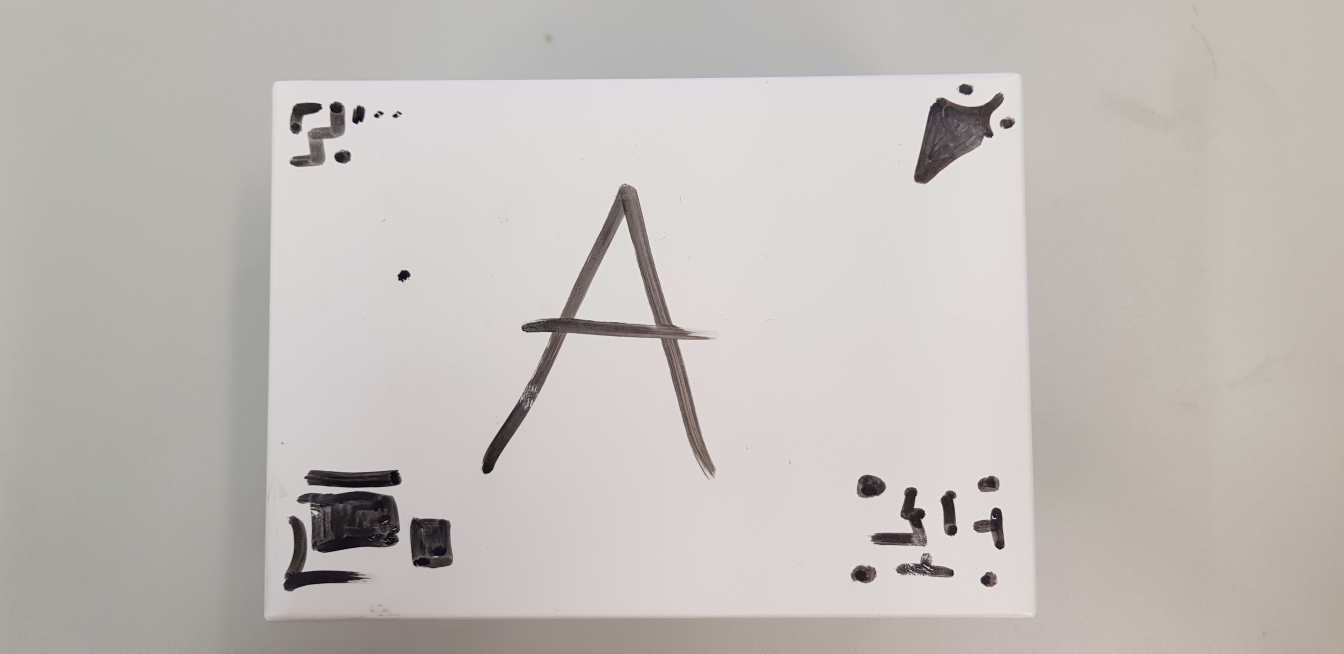
#> input picture _img/top.jpg, 4032 x 1960 px, found by its file name (shown at 1/3 size)
$ python ransac.py
#> lines starting #> are read from the running program, lines starting #| are printed output that depends on the picture
import matplotlib.pyplot as plt
import numpy as np
import cv2 as cv
# import sift_visualizer as sv

## 1. Read images
# Read train image
#trainImage = cv.imread('praktika/exercises/local-features/168.png')
trainImage = cv.imread('/app/_img/top.jpg')
#> trainImage is the input picture: shape (1960, 4032, 3); mean B, G, R 185.4, 189.2, 194
plt.figure()
plt.imshow(trainImage, cmap='gray')
plt.title('Image of a Box')
plt.show()

# Read query image
#queryImage = cv.imread('praktika/exercises/local-features/CBL8S_on_stack.png')
queryImage = cv.imread('/app/_img/perspective.jpg')
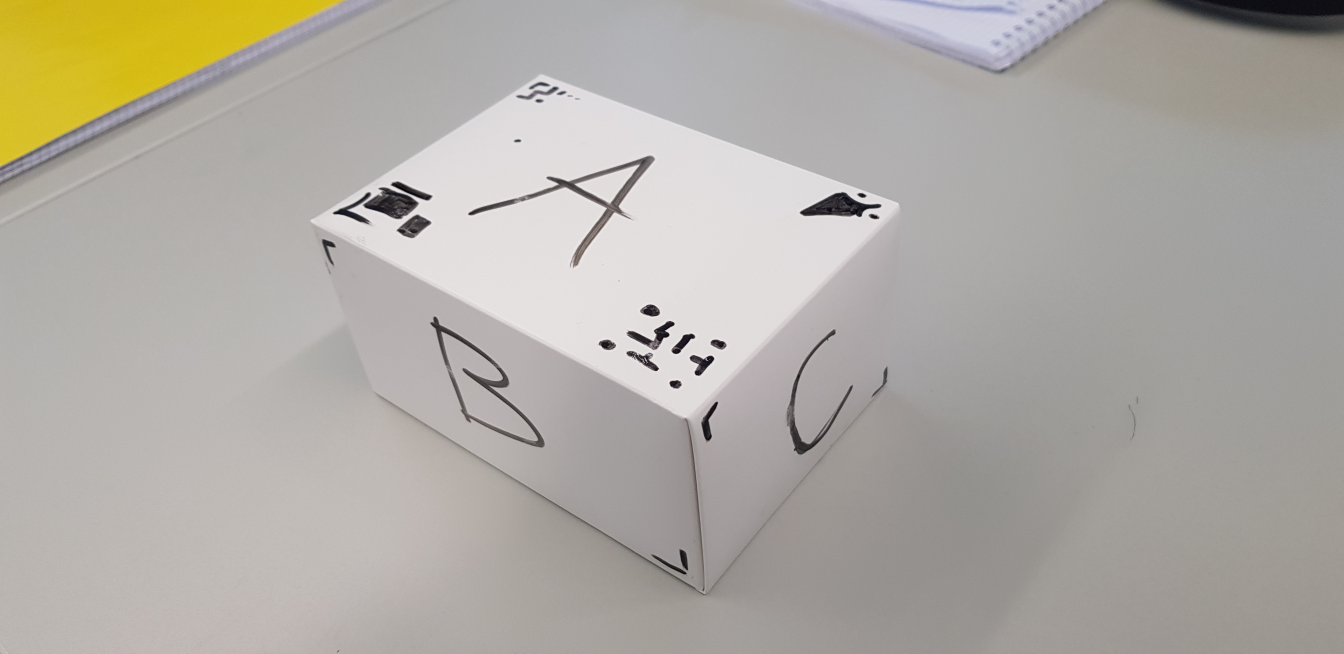
#> input picture _img/perspective.jpg, 4032 x 1960 px, found by its file name (shown at 1/3 size)
#> queryImage is the input picture: shape (1960, 4032, 3); mean B, G, R 164.7, 171.8, 176
plt.figure()
plt.imshow(queryImage, cmap='gray')
plt.title('Query Image with a Cluttered Scene')
plt.show()

## 2. Detect keypoints, compute descriptors and display them
# Detect Keypoints
sift = cv.SIFT_create(
    nfeatures=3000,
    contrastThreshold=0.001,
    edgeThreshold=20,
    sigma=1.5,
    nOctaveLayers=4
)
trainPoints = sift.detect(trainImage, None)
#> trainPoints = 3000 keypoints; strongest (x, y, size): (1211, 826, 21.6), (1076, 345, 27), (1026, 471, 27), (2611, 1460, 47.9)
queryPoints = sift.detect(queryImage, None)
#> queryPoints = 3000 keypoints; strongest (x, y, size): (1819, 1034, 21.9), (2586, 586, 10.6), (2159, 1033, 20), (2621, 650, 11.7)

# Compute descriptors
_, trainDescriptors = sift.compute(trainImage, trainPoints)
_, queryDescriptors = sift.compute(queryImage, queryPoints)

"""
# Visualize keypoints
siftVisualizer = sv.SiftVisualizer(trainImage, trainPoints, trainDescriptors)
siftVisualizer.investigator(imageName='Train Image: Right-click to investigate descriptor')

siftVisualizer = sv.SiftVisualizer(queryImage, queryPoints, queryDescriptors)
siftVisualizer.investigator(imageName='Query Image: Right-click to investigate descriptor')
"""
# 3. Match keypoints and show the matches
# Brute force matching
matcher = cv.BFMatcher_create(cv.NORM_L1, crossCheck=True)
matches = matcher.match(queryDescriptors, trainDescriptors)
#> matches = 545 matches
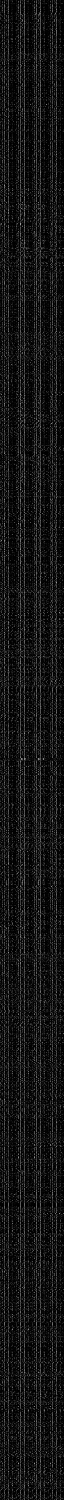
#> queryDescriptors: shape (3000, 128) float32 (shown at 1/2 size); min 0, max 232, mean 20.8
print('{} matches found'.format(len(matches)))
#| 545 matches found

# Show matches, starting with the most reliable
sortedMatches = sorted(matches, key = lambda x:x.distance)
#> sortedMatches = 545 matches
pltImage = cv.drawMatches(queryImage, queryPoints, trainImage, trainPoints, sortedMatches[:400], queryImage, flags=2)
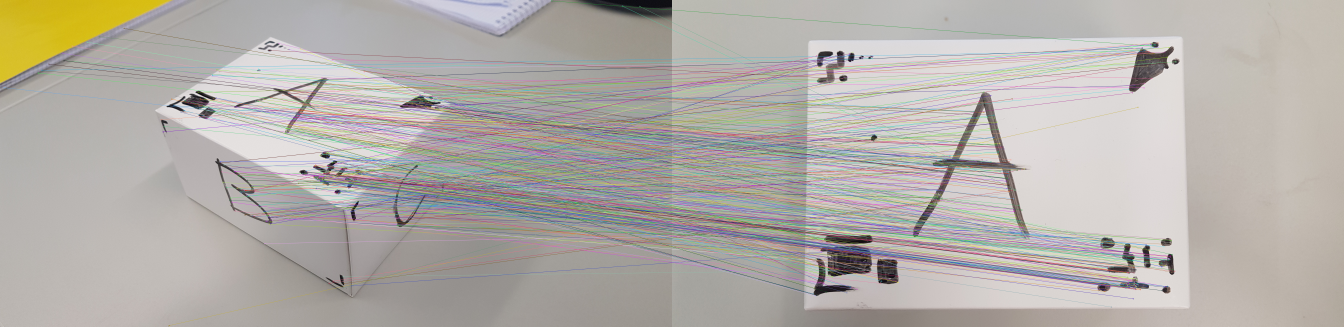
#> pltImage: shape (1960, 8064, 3) (shown at 1/6 size); mean B, G, R 169.8, 175, 179.5
plt.imshow(pltImage)
plt.title('Brute force matching result')
plt.show()

# 4. Fit the homography model into the found keypoint correspondences robustly and get a mask of inlier matches:
dstPtsCoords = np.float32([queryPoints[m.queryIdx].pt for m in matches]).reshape(-1,2)
#> dstPtsCoords = 545 pairs, first value 7.35 to 3838.3, second value 5 to 1953
srcPtsCoords = np.float32([trainPoints[m.trainIdx].pt for m in matches]).reshape(-1,2)
#> srcPtsCoords = 545 pairs, first value 847.7 to 3021.7, second value 257.2 to 1842
H, mask = cv.findHomography(srcPoints=srcPtsCoords, dstPoints=dstPtsCoords, method=cv.RANSAC, ransacReprojThreshold=4.0)
#> H = [[0.217, -0.419, 1408], [0.113, 0.218, 40.04], [-8.36e-05, -5.66e-05, 1]]; mask = 545 values, max 1 at index 22, min 0 at index 0, mean 0.218
# H, mask = cv.estimateAffinePartial2D(from_=srcPtsCoords, to=dstPtsCoords, inliers=None, method=cv.RANSAC, ransacReprojThreshold=25.0)

matchesMask = mask.ravel().tolist()
#> matchesMask has the same summary as mask

# 5. Draw matches
imgMatches = cv.drawMatches(
    img1=queryImage,
    keypoints1=queryPoints,
    img2=trainImage,
    keypoints2=trainPoints,
    matches1to2=matches,
    outImg=None,
    matchesThickness=1,
    matchColor = None,  # (100,255,100), # draw matches in green color
    singlePointColor = None,
    matchesMask = matchesMask,  # draw only inliers
    flags = cv.DRAW_MATCHES_FLAGS_NOT_DRAW_SINGLE_POINTS,  # cv.DRAW_MATCHES_FLAGS_DRAW_RICH_KEYPOINTS,
)
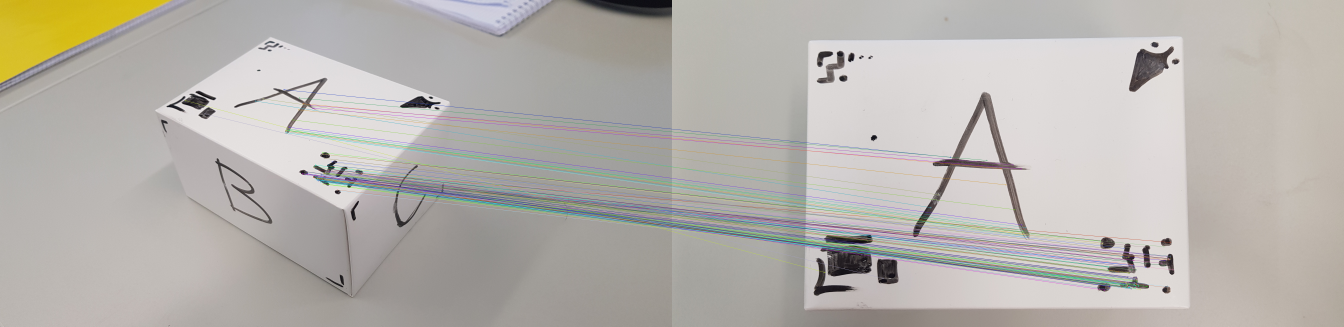
#> imgMatches: shape (1960, 8064, 3) (shown at 1/6 size); mean B, G, R 173.6, 179, 182.8
plt.imshow(imgMatches)
plt.title('Matches refined with homography-RANSAC')
plt.show()
